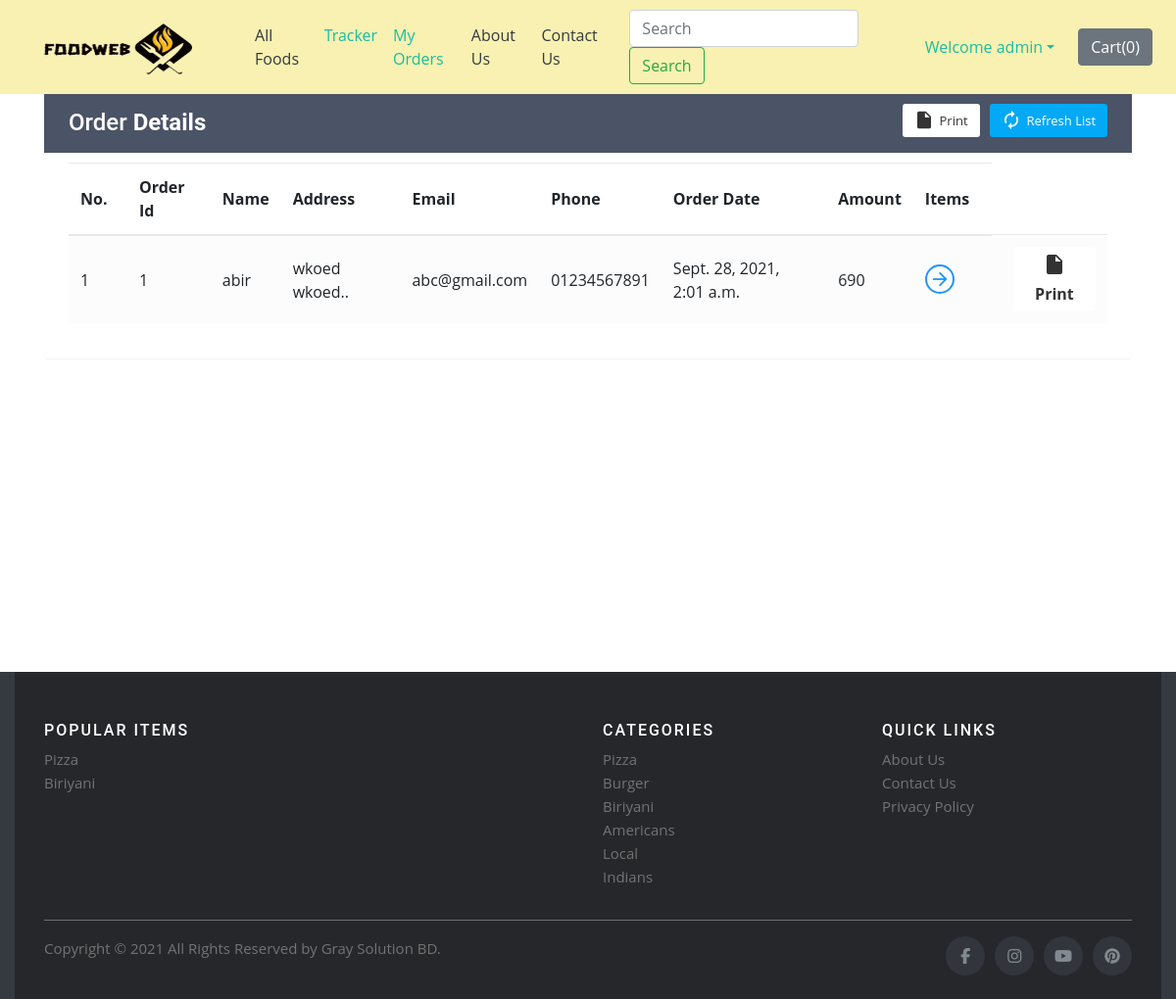
Page /shop/orderView/ (signed in) on the committed database.
### shop/models.py (models this page shows)
class Orders(models.Model):
    order_id = models.AutoField(primary_key=True)
    items_json = models.CharField(max_length=5000)
    userId = models.IntegerField(default=0)
    amount = models.IntegerField(default=0)
    name = models.CharField(max_length=90)
    email = models.CharField(max_length=111)
    address = models.CharField(max_length=111)
    phone = models.CharField(max_length=111, default="")
    timestamp = models.DateTimeField(default=timezone.now)

### shop/views.py (the view)
# urls.py: path('orderView/', views.orderView, name="orderView"),
def orderView(request):
    if request.user.is_authenticated:
        current_user = request.user
        orderHistory = Orders.objects.filter(userId=current_user.id)
        if len(orderHistory) == 0:
            messages.info(request, "You have not ordered.")
            return render(request, 'shop/orderView.html')
        return render(request, 'shop/orderView.html', {'orderHistory': orderHistory})
    return render(request, 'shop/orderView.html')

### shop/templates/shop/orderView.html (shortened to what this page needs)
{% extends 'shop/basic.html' %}
{% block body %}
    {% if user.is_authenticated %}
    <div class="container" id="cont">
        <div class="table-wrapper">
            <div class="table-title">
                <div class="row">
                    <div class="col-sm-4">
                        <h2>Order <b>Details</b></h2>
                    </div>
                    <div class="col-sm-8">
                        <a href="" class="btn btn-primary"><i class="material-icons">&#xE863;</i> <span>Refresh List</span></a>
                        <a href="#" onclick="window.print()" class="btn btn-info"><i class="material-icons">&#xE24D;</i> <span>Print</span></a>
                    </div>
                </div>
            </div>
            <table class="table table-striped table-hover">
                <thead>
                    <tr>
                        <th>No.</th>
                        <th>Order Id</th>
                        <th>Name</th>
                        <th>Address</th>
                        <th>Email</th>
                        <th>Phone</th>
                        <th>Order Date</th>
                        <th>Amount</th>
                        <th>Items</th>
                    </tr>
                </thead>
                <tbody>
                    {% for i in orderHistory %}
                    <tr>
                        <td class="count"></td>
                        <td>{{i.order_id}}</td>
                        <td>{{i.name}}</td>
                        <td data-toggle="tooltip" title="{{i.address}}">{{i.address|slice:"0:25"}}..</td>
                        <td>{{i.email}}</td>
                        <td>{{i.phone}}</td>
                        <td>{{i.timestamp}}</td>
                        <td>{{i.amount}}</td>
                        <td><a href="#" id="click{{i.order_id}}" class="view" title="View Details"><i class="material-icons">&#xE5C8;</i></a></td>
                        <td><a href="#" onclick="window.print()" class="btn btn-info"><i class="material-icons">&#xE24D;</i> <span>Print</span></a></td>
                    </tr>
                    {% endfor %}
                </tbody>
            </table>
        </div>
    </div>
    {% else %}
        <div id="cont2">
            <div class="alert alert-info">
                <font style="font-size:22px"><center>You need to <strong><a class="alert-link" data-toggle="modal" data-target="#loginModal">Login</a></strong></center></font>
            </div>
        </div>
    {% endif %}
{% endblock %}

### shop/templates/shop/basic.html (shortened to what this page needs)
<!doctype html>
<html lang="en">
  <head>
     {% load static %}
    <link rel="stylesheet" href="https://stackpath.bootstrapcdn.com/bootstrap/4.2.1/css/bootstrap.min.css">
    <link rel="stylesheet" href="https://stackpath.bootstrapcdn.com/bootstrap/4.3.1/css/bootstrap.min.css">
    <link rel="stylesheet" href="https://use.fontawesome.com/releases/v5.8.2/css/all.css">
    <link href="{% static 'shop/assets/css/style.css' %}" rel="stylesheet">
  </head>
  <body>
    <nav class="navbar navbar-expand-lg nav-mod fixed-top">
      <div><a class="navbar-brand" href="/"><img src="http://127.0.0.1:8000/media/shop/images/foodwebLogo.png" alt="" style="width:220px; height: 70px;"></a></div>
      <div class="collapse navbar-collapse" id="navbarSupportedContent">
        <ul class="navbar-nav mr-auto">
          <li class="nav-item active">
            <a class="nav-link text-dark" href="/shop">All Foods<span class="sr-only">(current)</span></a>
          </li>
          {% if user.is_authenticated %}
          <li class="nav-item">
            <a class="nav-link" href="/shop/tracker/">Tracker</a>
          </li>
          <li class="nav-item">
            <a class="nav-link" href="/shop/orderView/">My Orders</a>
          </li>
          {% endif %}
          <li class="nav-item">
            <a class="nav-link text-dark" href="/shop/about">About Us</a>
          </li>
          <li class="nav-item">
            <a class="nav-link text-dark" href="/shop/contact">Contact Us</a>
          </li>
        </ul>
        <form method="get" action="/shop/search" class="form-inline my-2 my-lg-0 mx-3">
          <input class="form-control mr-sm-2" type="search" name="search" id="search" placeholder="Search" aria-label="Search" required>
          <button class="btn btn-outline-success my-2 my-sm-0" type="submit">Search</button>
        </form>
        {% if user.is_authenticated %}
        <ul class="navbar-nav mr-2">
          <li class="nav-item dropdown">
            <a class="nav-link dropdown-toggle" href='#' id="navbarDropdown" role="button" data-toggle="dropdown"> Welcome {{request.user}}</a>
          </li>
        </ul>
        {% else %}
        <button type="button" class="btn btn-primary mx-2" data-toggle="modal" data-target="#loginModal">Login</button>
        <button type="button" class="btn btn-success mx-2" data-toggle="modal" data-target="#signupModal">SignUp</button>
        {% endif %}
        <button type="button" class="btn btn-secondary mx-2" id="popcart" data-container="body" data-html="true" data-toggle="popover" title="MyCart" data-placement="bottom" data-content="Bottom popover">
          Cart(<span id="cart">0</span>)
        </button>
      </div>
    </nav>
    <div class="margin-msg">
    {% block body %} {% endblock %}
  </div>
  <div class="footer container-fluid bg-dark text-light">
    <footer class="site-footer">
      <div class="container">
        <div class="row">
          <div class="col-sm-12 col-md-6">
            <h6>Popular Items</h6>
            <ul class="footer-links">
              <li><a href="/shop">Pizza</a></li>
              <li><a href="/shop">Biriyani</a></li>
            </ul>
          </div>
          <div class="col-xs-6 col-md-3">
            <h6>Categories</h6>
            <ul class="footer-links">
              <li><a href="/shop">Pizza</a></li>
              <li><a href="/shop">Burger</a></li>
              <li><a href="/shop">Biriyani</a></li>
              <li><a href="/shop">Americans</a></li>
              <li><a href="/shop">Local</a></li>
              <li><a href="/shop">Indians</a></li>
            </ul>
          </div>
          <div class="col-xs-6 col-md-3">
            <h6>Quick Links</h6>
            <ul class="footer-links">
              <li><a href="/shop/about">About Us</a></li>
              <li><a href="/shop/contact">Contact Us</a></li>
              <li><a href="#">Privacy Policy</a></li>
            </ul>
          </div>
        </div>
        <hr>
      </div>
      <div class="container">
        <div class="row">
          <div class="col-md-8 col-sm-6 col-xs-12">
            <p class="copyright-text">Copyright &copy; 2021 All Rights Reserved by
         <a href="#">Gray Solution BD</a>.
            </p>
          </div>
          <div class="col-md-4 col-sm-6 col-xs-12">
            <ul class="social-icons">
              <li><a class="facebook" href="https://www.facebook.com/"><i class="fa fa-facebook"></i></a></li>
              <li><a class="instagram" href="https://www.instagram.com/"><i class="fa fa-instagram"></i></a></li>
              <li><a class="youtube" href="#"><i class="fa fa-youtube"></i></a></li>
              <li><a class="pinterest" href="#"><i class="fa fa-pinterest"></i></a></li>
            </ul>
          </div>
        </div>
      </div>
    </footer>
   </div>
  </body>
</html>

### shop/static/shop/assets/css/style.css (style rules this page uses)
body { font-family: "Open Sans", sans-serif; color: #334240; }
a { color: #1bbca3; }
h1, h2, h3, h4, h5, h6 { font-family: "Roboto", sans-serif; }
.site-footer { background-color:#26272b; padding:45px 0 20px; font-size:15px; line-height:24px; color:#737373; }
.site-footer hr { border-top-color:#bbb; opacity:0.5 }
.site-footer h6 { color:#fff; font-size:16px; text-transform:uppercase; margin-top:5px; letter-spacing:2px }
.site-footer a { color:#737373; }
.footer-links { padding-left:0; list-style:none }
.footer-links li { display:block }
.footer-links a { color:#737373 }
.site-footer .social-icons { text-align:right }
.site-footer .social-icons a { width:40px; height:40px; line-height:40px; margin-left:6px; margin-right:0; border-radius:100%; background-color:#33353d }
.copyright-text { margin:0 }
.social-icons { padding-left:0; margin-bottom:0; list-style:none }
.social-icons li { display:inline-block; margin-bottom:4px }
.social-icons a { background-color:#eceeef; color:#818a91; font-size:16px; display:inline-block; line-height:44px; width:44px; height:44px; text-align:center; margin-right:8px; border-radius:100%; -webkit-transition:all .2s linear; -o-transition:all .2s linear; transition:all .2s linear }

### rows in the picture
Orders: order_id "1", name "abir", address "wkoed wkoed", email "abc@gmail.com", phone "01234567891", timestamp "Sept. 28, 2021, 2:01 a.m.", amount "690"

### other values in the picture
{{ request.user }} "admin"
